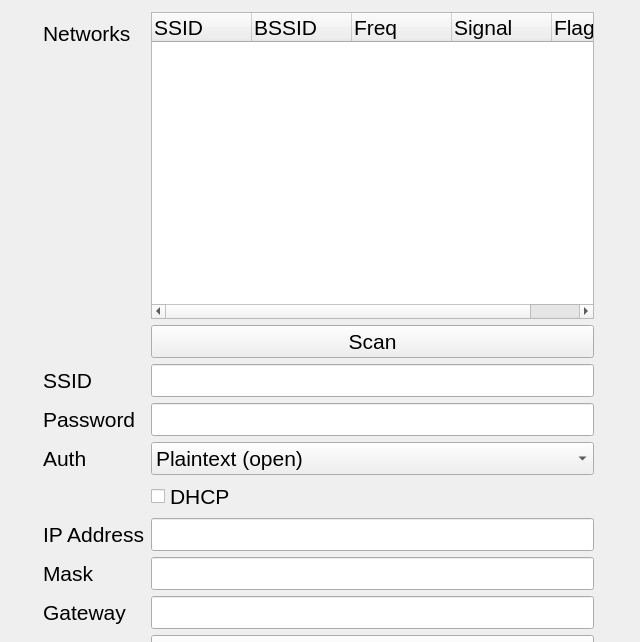
<?xml version="1.0" encoding="UTF-8"?>
<ui version="4.0">
 <class>CWifiSetup</class>
 <widget class="QDialog" name="CWifiSetup">
  <property name="geometry">
   <rect>
    <x>0</x>
    <y>0</y>
    <width>640</width>
    <height>642</height>
   </rect>
  </property>
  <property name="font">
   <font>
    <pointsize>16</pointsize>
   </font>
  </property>
  <property name="windowTitle">
   <string>Dialog</string>
  </property>
  <widget class="QWidget" name="layoutWidget">
   <property name="geometry">
    <rect>
     <x>43</x>
     <y>12</y>
     <width>551</width>
     <height>748</height>
    </rect>
   </property>
   <layout class="QFormLayout" name="formLayout">
    <property name="fieldGrowthPolicy">
     <enum>QFormLayout::AllNonFixedFieldsGrow</enum>
    </property>
    <item row="0" column="0">
     <widget class="QLabel" name="label">
      <property name="text">
       <string>Networks</string>
      </property>
     </widget>
    </item>
    <item row="2" column="0">
     <widget class="QLabel" name="label_2">
      <property name="text">
       <string>SSID</string>
      </property>
     </widget>
    </item>
    <item row="2" column="1">
     <widget class="QLineEdit" name="m_Ssid"/>
    </item>
    <item row="3" column="0">
     <widget class="QLabel" name="label_3">
      <property name="text">
       <string>Password</string>
      </property>
     </widget>
    </item>
    <item row="3" column="1">
     <widget class="QLineEdit" name="m_Password"/>
    </item>
    <item row="5" column="1">
     <widget class="QCheckBox" name="m_fDhcp">
      <property name="text">
       <string>DHCP</string>
      </property>
     </widget>
    </item>
    <item row="6" column="0">
     <widget class="QLabel" name="label_4">
      <property name="text">
       <string>IP Address</string>
      </property>
     </widget>
    </item>
    <item row="6" column="1">
     <widget class="QLineEdit" name="m_IpAddress"/>
    </item>
    <item row="7" column="0">
     <widget class="QLabel" name="label_5">
      <property name="text">
       <string>Mask</string>
      </property>
     </widget>
    </item>
    <item row="7" column="1">
     <widget class="QLineEdit" name="m_NetworkMask"/>
    </item>
    <item row="8" column="0">
     <widget class="QLabel" name="label_6">
      <property name="text">
       <string>Gateway</string>
      </property>
     </widget>
    </item>
    <item row="8" column="1">
     <widget class="QLineEdit" name="m_Gateway"/>
    </item>
    <item row="12" column="0">
     <widget class="QLabel" name="label_8">
      <property name="text">
       <string>Status</string>
      </property>
     </widget>
    </item>
    <item row="12" column="1">
     <widget class="QLabel" name="m_Status">
      <property name="frameShape">
       <enum>QFrame::WinPanel</enum>
      </property>
      <property name="text">
       <string>TextLabel</string>
      </property>
      <property name="margin">
       <number>0</number>
      </property>
     </widget>
    </item>
    <item row="14" column="1">
     <widget class="Line" name="line_3">
      <property name="orientation">
       <enum>Qt::Horizontal</enum>
      </property>
     </widget>
    </item>
    <item row="15" column="1">
     <widget class="QDialogButtonBox" name="buttonBox">
      <property name="orientation">
       <enum>Qt::Horizontal</enum>
      </property>
      <property name="standardButtons">
       <set>QDialogButtonBox::Cancel|QDialogButtonBox::Ok</set>
      </property>
     </widget>
    </item>
    <item row="1" column="1">
     <widget class="QPushButton" name="m_BtnScan">
      <property name="text">
       <string>Scan</string>
      </property>
     </widget>
    </item>
    <item row="0" column="1">
     <widget class="QTreeWidget" name="m_Networks">
      <column>
       <property name="text">
        <string>SSID</string>
       </property>
      </column>
      <column>
       <property name="text">
        <string>BSSID</string>
       </property>
      </column>
      <column>
       <property name="text">
        <string>Freq</string>
       </property>
      </column>
      <column>
       <property name="text">
        <string>Signal</string>
       </property>
      </column>
      <column>
       <property name="text">
        <string>Flags</string>
       </property>
      </column>
     </widget>
    </item>
    <item row="4" column="1">
     <widget class="QComboBox" name="m_AuthSelect">
      <item>
       <property name="text">
        <string>Plaintext (open)</string>
       </property>
      </item>
      <item>
       <property name="text">
        <string>Static WEP (no authentication)</string>
       </property>
      </item>
      <item>
       <property name="text">
        <string>Static WEP (Shared Key authentication)</string>
       </property>
      </item>
      <item>
       <property name="text">
        <string>IEEE 802.1X</string>
       </property>
      </item>
      <item>
       <property name="text">
        <string>WPA-Personal (PSK)</string>
       </property>
      </item>
      <item>
       <property name="text">
        <string>WPA-Enterprise (EAP)</string>
       </property>
      </item>
      <item>
       <property name="text">
        <string>WPA2-Personal (PSK)</string>
       </property>
      </item>
      <item>
       <property name="text">
        <string>WPA2-Enterprise (EAP)</string>
       </property>
      </item>
     </widget>
    </item>
    <item row="4" column="0">
     <widget class="QLabel" name="label_7">
      <property name="text">
       <string>Auth</string>
      </property>
     </widget>
    </item>
    <item row="10" column="1">
     <widget class="QPushButton" name="m_BtnConnect">
      <property name="text">
       <string>Connect</string>
      </property>
     </widget>
    </item>
    <item row="11" column="1">
     <widget class="Line" name="line">
      <property name="orientation">
       <enum>Qt::Horizontal</enum>
      </property>
     </widget>
    </item>
   </layout>
  </widget>
 </widget>
 <resources/>
 <connections>
  <connection>
   <sender>buttonBox</sender>
   <signal>accepted()</signal>
   <receiver>CWifiSetup</receiver>
   <slot>accept()</slot>
   <hints>
    <hint type="sourcelabel">
     <x>248</x>
     <y>254</y>
    </hint>
    <hint type="destinationlabel">
     <x>157</x>
     <y>274</y>
    </hint>
   </hints>
  </connection>
  <connection>
   <sender>buttonBox</sender>
   <signal>rejected()</signal>
   <receiver>CWifiSetup</receiver>
   <slot>reject()</slot>
   <hints>
    <hint type="sourcelabel">
     <x>316</x>
     <y>260</y>
    </hint>
    <hint type="destinationlabel">
     <x>286</x>
     <y>274</y>
    </hint>
   </hints>
  </connection>
 </connections>
</ui>
